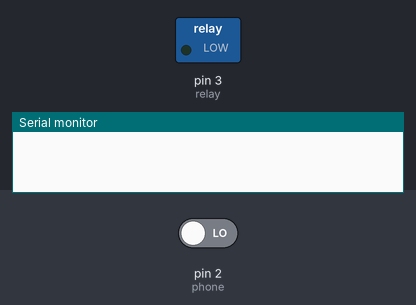
The sketch below on a simulated Arduino Uno, built with avr-gcc and run on an emulated ATmega328P. Parts: switched loads named in the sketch (green lamp = pin HIGH), the last lines printed to the serial monitor. Dashed ring = blinking. Inputs (shaded band) come from the test bench; at power-on: pin 2 (phone) LOW.

Above: at 2.8 s.
2.9 s: pin 2 (phone) driven HIGH
At 3.4 s:
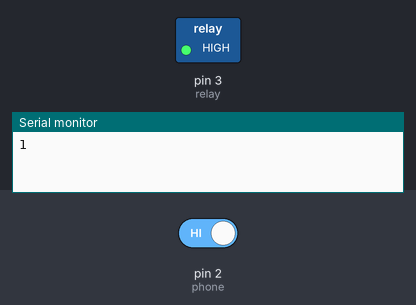
7.0 s: pin 2 (phone) driven LOW
At 7.7 s:
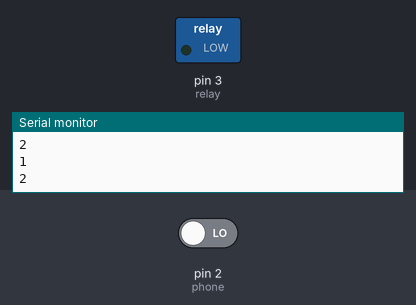
Timing chart, 0 to 10.0 s (numbered marks = the images above; inputs shaded):
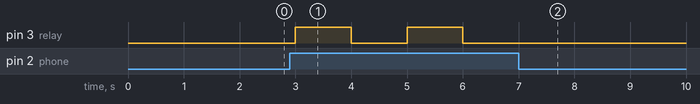

The sketch:

Turn_your_phone_into_home_automation.ino
```cpp
/********************************0MeGa EleCtR0nIcs***********
//@Author= Abhinav Etwa Oraon
04-04-2022
*/
int count=0;
int data;
int phone=2;//+ve wire connected as input in digital pin 2 and commen the ground.
int relay=3;//relay is connected to digital pin 3
void setup() {
Serial.begin(9600);
pinMode(phone,INPUT);//phone vibrator as input data
pinMode(relay,OUTPUT);//relay as output
}

void loop() {
 data=digitalRead(phone);//read the digital Signals from the phone
 if (data==1){
  //if data is 1 then assign count to count +1
  count=count+1;
 Serial.println(count);}
 //-------------------------------------------------------
 switch(count){
  case 1://if data in count is 1
    digitalWrite(relay,1);
  break;
//--------------------------------------------------------
  case 2://if data in count is 2
    digitalWrite(relay,0);
  case 3://if data in count is 3
    digitalWrite(relay,0);
    count=0;
    break;
//--------------------------------------------------------
  default://if no case satisfied
  digitalWrite(relay,0);
  count=0;}
  delay(1000);
  }
```

Measured:
- after the input at 2.9 s, pin 3 (relay): alternates HIGH for 1.0 s and LOW for 1.0 s, starting after 0.10 s
- after the input at 7.0 s, pin 3 (relay): stops changing and stays LOW
